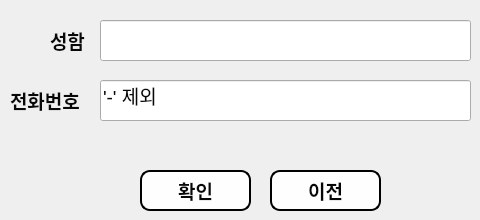
       <widget class="QWidget" name="page_6">
        <widget class="QPushButton" name="btnSearchID">
         <property name="geometry">
          <rect>
           <x>140</x>
           <y>170</y>
           <width>111</width>
           <height>41</height>
          </rect>
         </property>
         <property name="font">
          <font>
           <pointsize>14</pointsize>
           <bold>true</bold>
          </font>
         </property>
         <property name="styleSheet">
          <string notr="true">color: rgb(8, 8, 8);
border-radius: 10px;
background-color: rgb(254, 254, 254);
border:2px solid;</string>
         </property>
         <property name="text">
          <string>확인</string>
         </property>
        </widget>
        <widget class="QLabel" name="label_23">
         <property name="geometry">
          <rect>
           <x>10</x>
           <y>80</y>
           <width>81</width>
           <height>41</height>
          </rect>
         </property>
         <property name="font">
          <font>
           <pointsize>14</pointsize>
           <bold>true</bold>
          </font>
         </property>
         <property name="styleSheet">
          <string notr="true">color: rgb(8, 8, 8);</string>
         </property>
         <property name="text">
          <string>전화번호</string>
         </property>
        </widget>
        <widget class="QLabel" name="label_22">
         <property name="geometry">
          <rect>
           <x>50</x>
           <y>20</y>
           <width>41</width>
           <height>41</height>
          </rect>
         </property>
         <property name="font">
          <font>
           <pointsize>14</pointsize>
           <bold>true</bold>
          </font>
         </property>
         <property name="styleSheet">
          <string notr="true">color: rgb(8, 8, 8);</string>
         </property>
         <property name="text">
          <string>성함</string>
         </property>
        </widget>
        <widget class="QLineEdit" name="SIphone">
         <property name="geometry">
          <rect>
           <x>100</x>
           <y>80</y>
           <width>371</width>
           <height>41</height>
          </rect>
         </property>
         <property name="font">
          <font>
           <pointsize>14</pointsize>
          </font>
         </property>
         <property name="styleSheet">
          <string notr="true">color: rgb(8, 8, 8);</string>
         </property>
         <property name="text">
          <string>'-' 제외</string>
         </property>
        </widget>
        <widget class="QLineEdit" name="SIname">
         <property name="geometry">
          <rect>
           <x>100</x>
           <y>20</y>
           <width>371</width>
           <height>41</height>
          </rect>
         </property>
         <property name="font">
          <font>
           <pointsize>14</pointsize>
          </font>
         </property>
         <property name="styleSheet">
          <string notr="true">color: rgb(8, 8, 8);</string>
         </property>
        </widget>
        <widget class="QPushButton" name="btnBack2">
         <property name="geometry">
          <rect>
           <x>270</x>
           <y>170</y>
           <width>111</width>
           <height>41</height>
          </rect>
         </property>
         <property name="font">
          <font>
           <pointsize>14</pointsize>
           <bold>true</bold>
          </font>
         </property>
         <property name="styleSheet">
          <string notr="true">color: rgb(6, 6, 6);
border-radius: 10px;
background-color: rgb(254, 254, 254);
border:2px solid;</string>
         </property>
         <property name="text">
          <string>이전</string>
         </property>
        </widget>
       </widget>
